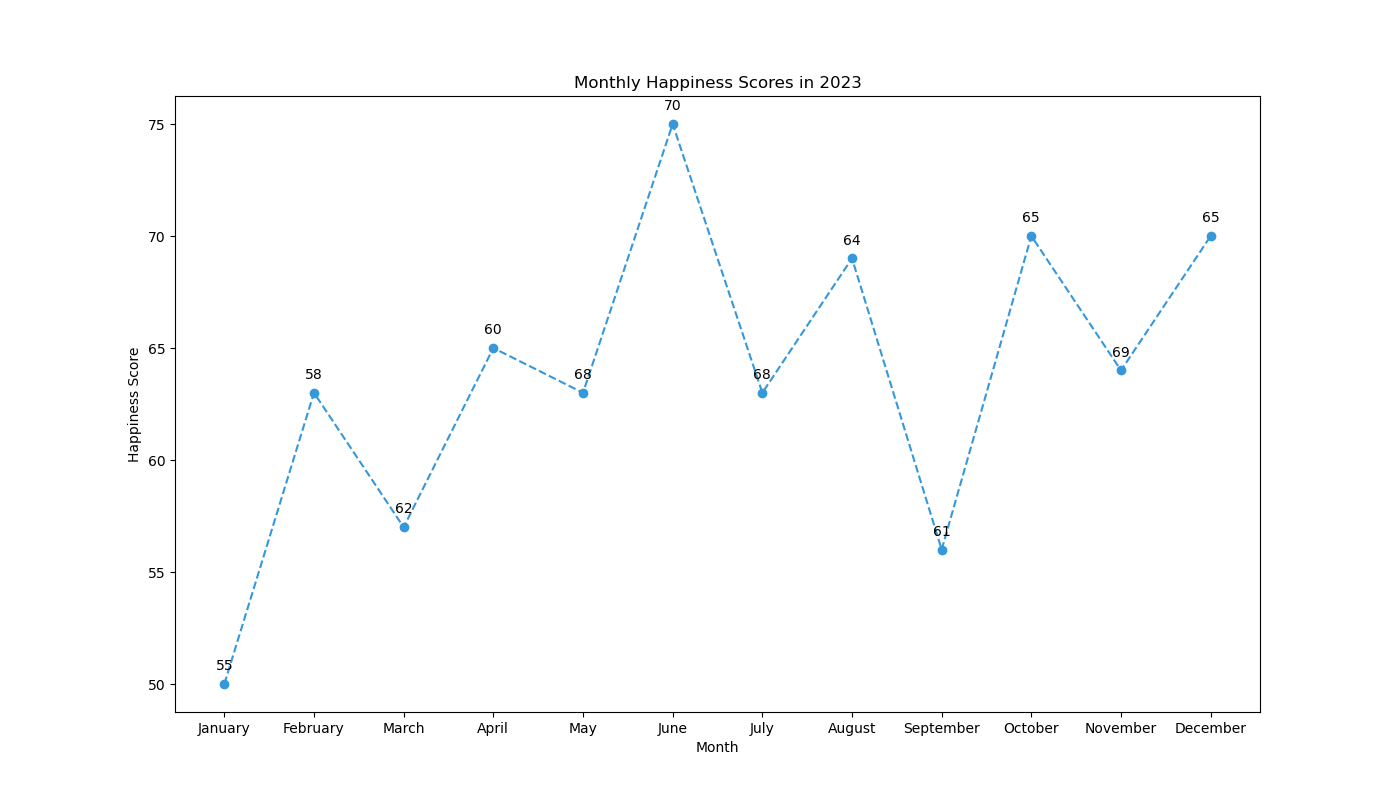

Here is the Python script that generated this plot:

import matplotlib.pyplot as plt

# Data
months = ['January', 'February', 'March', 'April', 'May', 'June', 'July', 'August', 'September', 'October', 'November', 'December']
happiness_score = [55, 58, 62, 60, 66, 70, 68, 64, 61, 67, 69, 65]

# Changes to data to enrich visualization
happiness_score[4] += 2  # May
happiness_score[-3] -= 2  # October

# Modify color scheme with color codes, change figure size, change trend by adjusting the scores
plt.figure(figsize=(14, 8))
plt.plot(months, [score - 5 if i % 2 == 0 else score + 5 for i, score in enumerate(happiness_score)], 
         color='#3498db', marker='o', linestyle='--')  # Adjusted trend with color code

# Adding labels with annotations
for i, (month, score) in enumerate(zip(months, happiness_score)):
    adjusted_score = score - 5 if i % 2 == 0 else score + 5
    plt.annotate(f'{score}', (month, adjusted_score), textcoords="offset points", xytext=(0,10), ha='center')

# Adding title and labels
plt.title('Monthly Happiness Scores in 2023')
plt.xlabel('Month')
plt.ylabel('Happiness Score')

# Display chart
plt.show()
